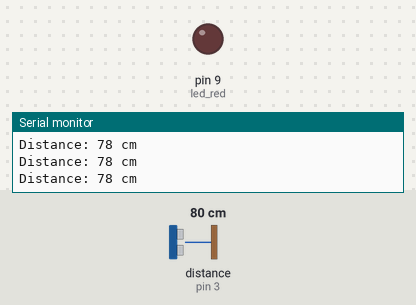
A sketch run on a simulated Arduino Uno, built with avr-gcc and run on an emulated ATmega328P. Parts: output pins drawn as LEDs (lit = HIGH), the last lines printed to the serial monitor. Wiring (inferred from the names in the program): ultrasonic range finder: trigger pin 6; echo pin 3. Inputs (shaded band) come from the test bench; at power-on: distance to the obstacle (sensor on pin 3) 80 cm. The echo pulse lasts 58.3 µs per cm; pins used as bus, display or sensor lines are not drawn.

Above: at 1.2 s.
1.3 s: distance to the obstacle (sensor on pin 3) set to 28 cm
2.8 s: distance to the obstacle (sensor on pin 3) set to 23 cm
At 3.17 s:
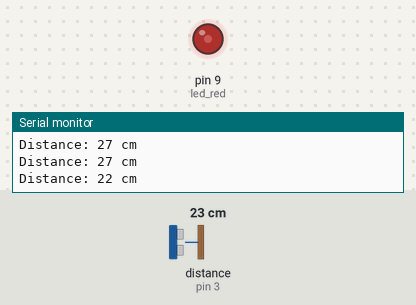
5.8 s: distance to the obstacle (sensor on pin 3) set to 2 cm
At 5.94 s:
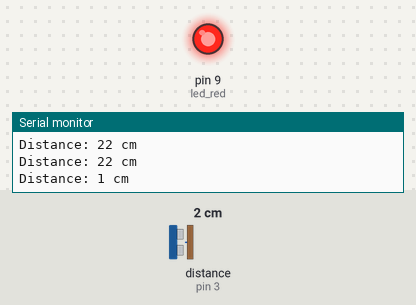
8.8 s: distance to the obstacle (sensor on pin 3) set to 18 cm
At 8.95 s:
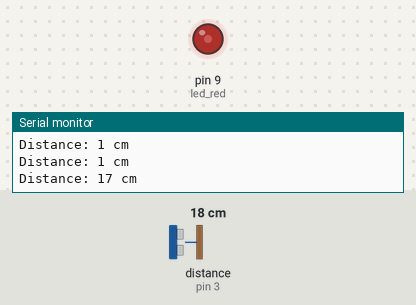
11.8 s: distance to the obstacle (sensor on pin 3) set to 4 cm
At 11.97 s:
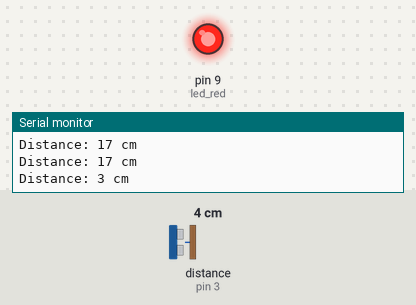
Timing chart, 0 to 14.8 s (numbered marks = the images above; inputs shaded):
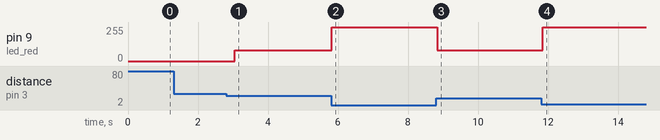

Measured:
- the behaviour switches between 27 and 26 cm on distance to the obstacle (sensor on pin 3) (found by bisection; images 0 and 1)
- after the input at 2.8 s, pin 9 (led_red): 0/255 → 80/255 after 0.25 s
- after the input at 5.8 s, pin 9 (led_red): 80/255 → 255/255 at once
- after the input at 8.8 s, pin 9 (led_red): 255/255 → 80/255 at once
- after the input at 11.8 s, pin 9 (led_red): 80/255 → 255/255 after 0.05 s

The sketch:

ejercicio9.ino
```cpp
// C++ code
//

#define led_red 9
#define trigger 6
#define eco 3

long cm, duration;

void setup()
{
  Serial.begin(9600);
  pinMode(led_red, OUTPUT);
  pinMode(trigger, OUTPUT);
  pinMode(eco, INPUT);
}

void loop()
{
  digitalWrite(led_red, LOW);


  digitalWrite(trigger, LOW);
  delayMicroseconds(5);
  digitalWrite(trigger, HIGH);
  delayMicroseconds(10);
  digitalWrite(trigger, LOW);

  duration = pulseIn(eco, HIGH);

  // Calculating the distance
  cm = duration*0.034/2;
  Serial.print("Distance: ");
  Serial.print(cm);
  Serial.println(" cm");

  if(cm <= 5) {
  	analogWrite(led_red, 255);
  }else if(cm <= 10) {
    analogWrite(led_red, 120);
  }else if(cm <= 25){
    analogWrite(led_red, 80);
  }else {
    analogWrite(led_red, 0);
  }


  delay(250);

}
```
